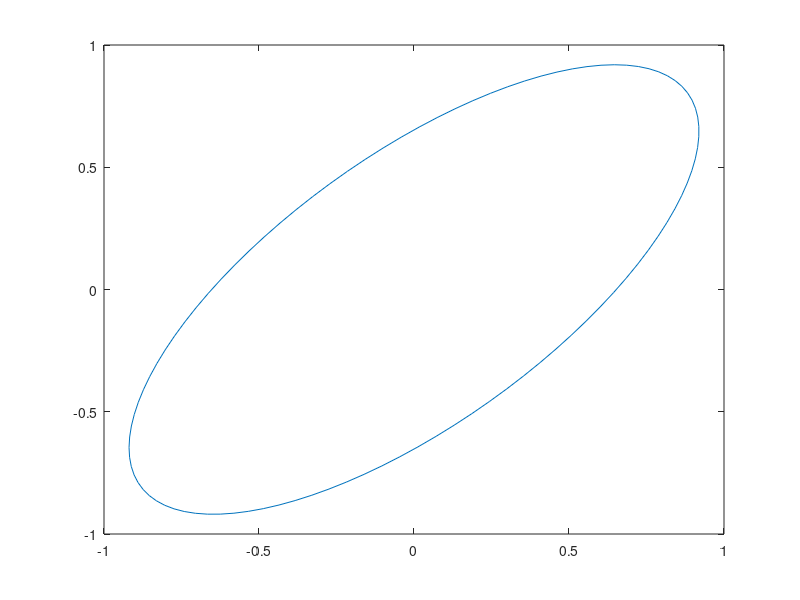
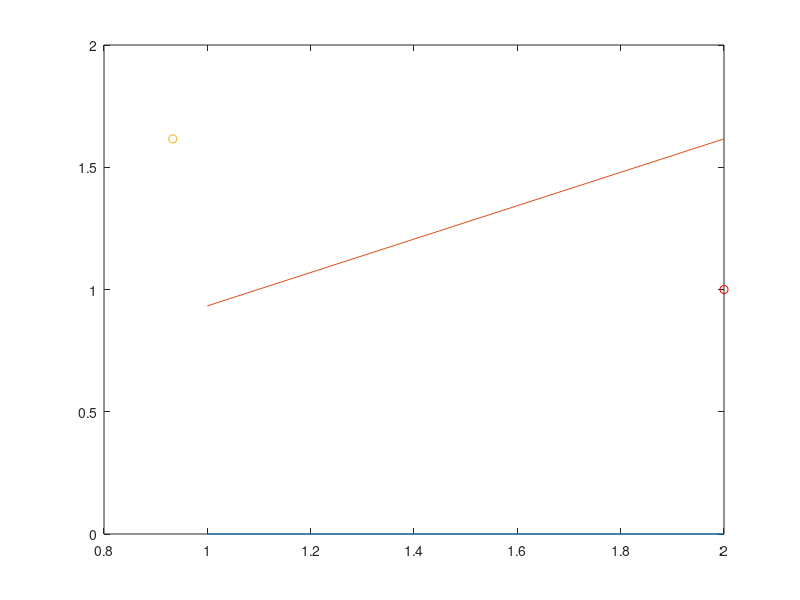
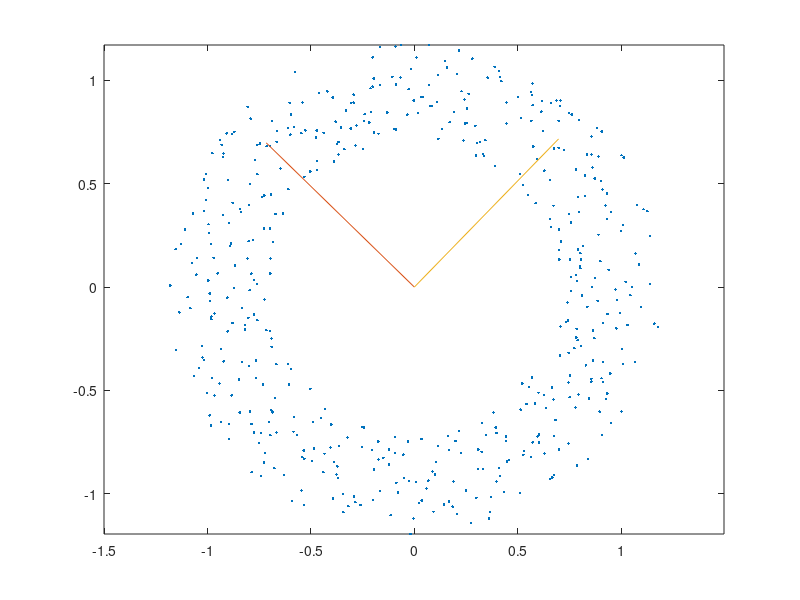
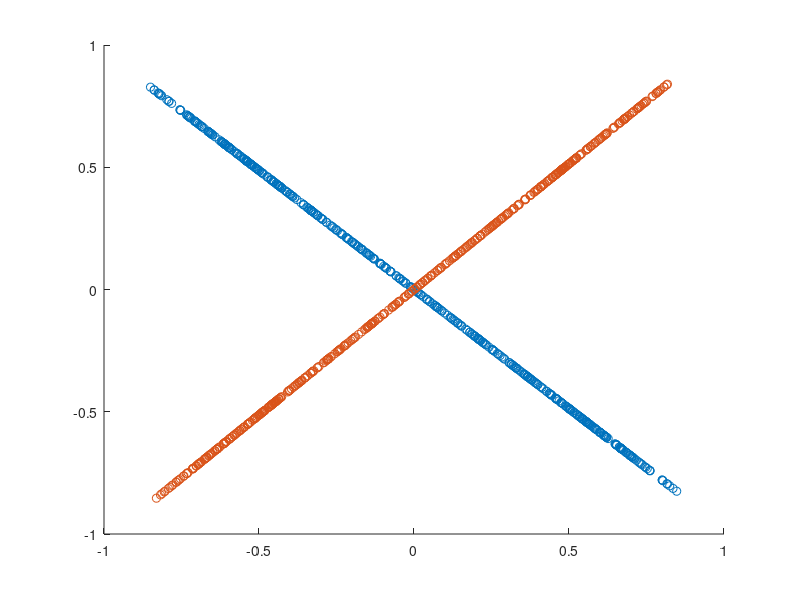

Here is the MATLAB script that generated these plots, in order:
% Isaac Pfleegor
% CSCD 409, Homework 4
% <04/23/2016>
%
clc, clear, close all ;

% the following is to help the grader (substitute your name)
diary ipfleegorHw4.txt

% Always display your name at runtime
disp('Isaac Pfleegor- CSCD 409 Homework 4') ;

% change to Octave to Matlab if that's what you use
disp('This assignment was tested in Matlab') ;   



%problem 1
disp('');
disp('================Problem 1 ==============');
% create unit circle data

	t = linspace(0,2*pi,100);
	x = sin(t);
	y = cos(t);
	
	M = [x;y];
	
    stretcher_M = [ [1.2, 0]', [0,0.5]'];
	
	M_1 = M'*stretcher_M;
	
% 	plot(M_1(:,1),M_1(:,2))
	
hanger_M = [[1/sqrt(2);1/sqrt(2)], [1/sqrt(2);-1/sqrt(2)]];
M_2 = M_1*(hanger_M);

figure
plot(M_2(:,1),M_2(:,2))


%problem 2
disp('');
disp('================Problem 2 ==============');

q = [ 0.5; 0.866];
p = [ 2; 1];
%V' matrix
V = [ cosd(60), sind(60); -sind(60), cosd(60)];

% part a (rotate point)
q_rotate = V*q;
p_v = V*p
%part b (stretcher matrix to extract x value)
S = [ 1, 0; 0, 0];
p_s = S*p_v
%part c(rotate the point back)
p_u = V'*p_s

%"hang" the point back using the U matrix "R'"
%part d (plot original point and projected point)


origin = [0;0]
projeted_point = [p_u(1,1);p_u(2,1)]

q_vec = [origin,projeted_point];

%plot the original vector to the projected point
figure
plot(q_vec);
hold on
% plot projected point
plot(p_u(1,1),p_u(2,1),'o');

%plot original point
plot(p(1,1),p(2,1),'ro');


%part e
disp('point projection using vector project matrix derived from q');
x_1 = q*q'*p
disp('point projection using svd')
p_u



%problem 3
disp('');
disp('================Problem 3 ==============');
r = 0.5 +(1.5 -0.5).*rand(1000,1);
t = linspace(0,2*pi,1000);

y_t = cos(t).*r';
x_t = sin(t).*r';

% plot(x_t,y_t,'.')

M = [x_t;y_t];
% Part A
r = 0.7 +(1.2 - 0.7).*rand(500,1);
t = linspace(0,2*pi,500);


x_t = cos(t).*r';
y_t = sin(t).*r';
figure
plot(x_t,y_t,'.')

M = [x_t;y_t];

% get covariance matrix
cov_M = cov(M');
% get eigen values from cov matrix
[V_e,S_e] = eig(cov_M);


a = V_e(1,:);
a_plot = [0,0;a];
b = V_e(2,:);
b_plot = [0,0;b];
hold on 
axis equal
plot(a_plot, b_plot);
%get pricipcal component vectors
%  [U,S,V] = svd(M);
%principal components in U
% disp(U);




%get x and y values from projected data
% x_1 = M_1(1,:);
% y_1 = M_1(2,:);

%Part B

%project values onto basic vectors

%plot new data
%  plot(x_1,y_1, 'o');
x_1= a'*a*M;
x_2 = b'*b*M;
figure
hold on
plot(x_1(1,:), x_1(2,:),'o');
plot(x_2(1,:), x_2(2,:),'o');

%Part C

x_t2 = x_t.^2;
y_t2 = y_t.^2;
figure
plot(x_t2, y_t2, '.');

% turn off diary logging
diary off
